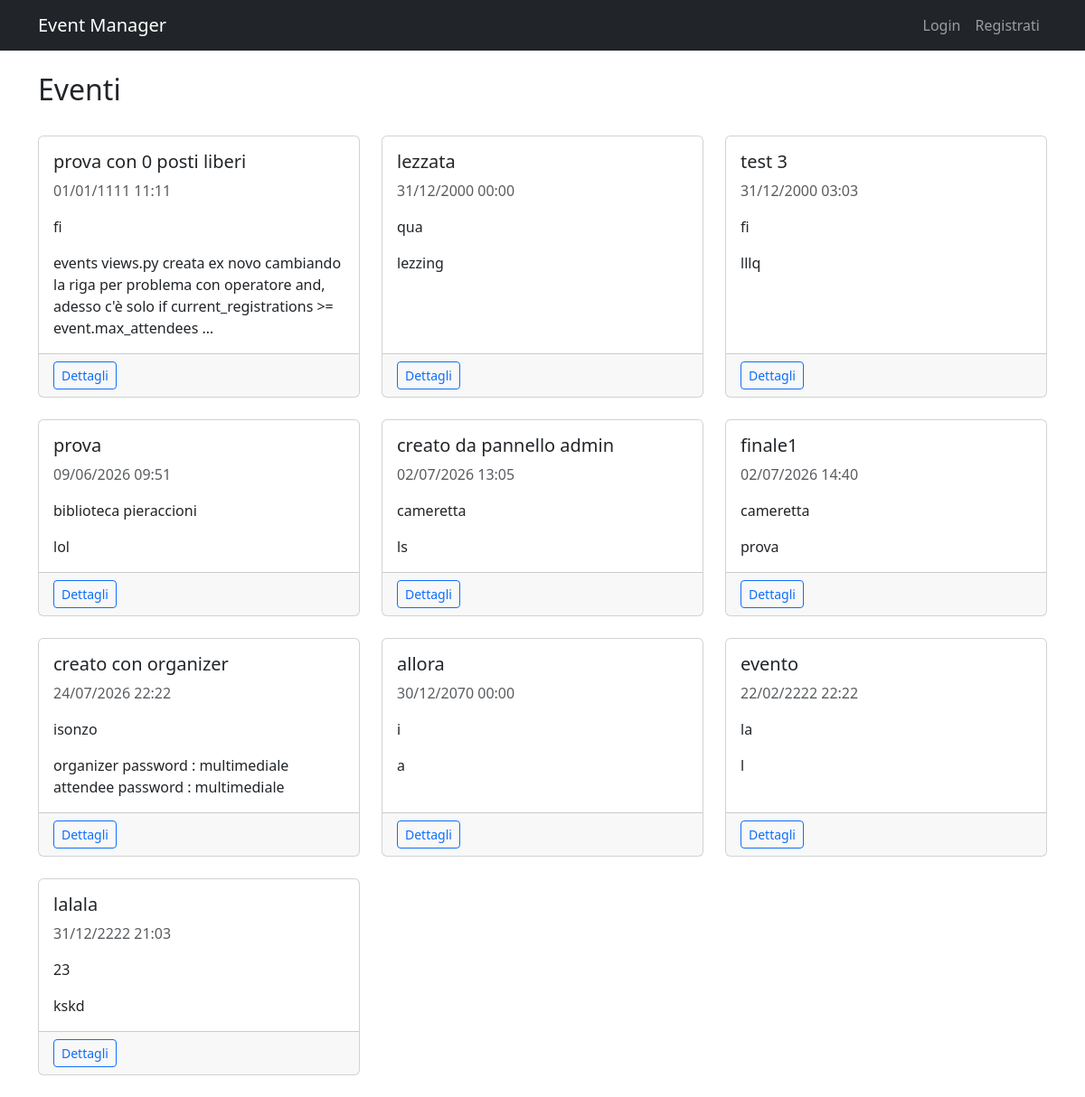
Screenshot of /events/ with the database file from the repository.
### events/models.py (models this page shows, shortened)
class Event(models.Model):
    title = models.CharField(max_length=200)
    description = models.TextField()
    date = models.DateTimeField()
    location = models.CharField(max_length=200)
    organizer = models.ForeignKey(
        settings.AUTH_USER_MODEL,
        on_delete=models.CASCADE,
        related_name='organized_events'
    )
    max_attendees = models.PositiveIntegerField(default=0)
    created_at = models.DateTimeField(auto_now_add=True)

### events/views.py (the view)
# urls.py: path('', views.event_list, name='event_list'),
def event_list(request):
    events = Event.objects.all().order_by('date')
    return render(request, 'events/event_list.html', {'events': events})

### templates/events/event_list.html (shortened to what this page needs)
{% extends 'base.html' %}
{% block content %}
<div class="d-flex justify-content-between align-items-center mb-4">
    <h2>Eventi</h2>
</div>
{% if events %}
    <div class="row">
        {% for event in events %}
            <div class="col-md-4 mb-4">
                <div class="card h-100">
                    <div class="card-body">
                        <h5 class="card-title">{{ event.title }}</h5>
                        <p class="card-text text-muted">{{ event.date|date:"d/m/Y H:i" }}</p>
                        <p class="card-text">{{ event.location }}</p>
                        <p class="card-text">{{ event.description|truncatewords:20 }}</p>
                    </div>
                    <div class="card-footer">
                        <a href="{% url 'event_detail' event.pk %}" class="btn btn-outline-primary btn-sm">Dettagli</a>
                    </div>
                </div>
            </div>
        {% endfor %}
    </div>
{% else %}
    <p class="text-muted">Nessun evento disponibile al momento.</p>
{% endif %}
{% endblock %}

### templates/base.html (shortened to what this page needs)
<!DOCTYPE html>
<html lang="it">
<head>
    <link href="https://cdn.jsdelivr.net/npm/bootstrap@5.3.0/dist/css/bootstrap.min.css" rel="stylesheet">
</head>
<body>
    <nav class="navbar navbar-expand-lg navbar-dark bg-dark">
        <div class="container">
            <a class="navbar-brand" href="/">Event Manager</a>
            <div class="navbar-nav ms-auto">
                {% if user.is_authenticated %}
    <span class="navbar-text text-light me-3">Ciao, {{ user.username }}</span>
    {% if user.is_attendee %}
        <a class="nav-link" href="{% url 'my_registrations' %}">I miei eventi</a>
    {% endif %}
        <a class="nav-link" href="{% url 'logout' %}">Logout</a>
    {% else %}
        <a class="nav-link" href="{% url 'login' %}">Login</a>
        <a class="nav-link" href="{% url 'register' %}">Registrati</a>
    {% endif %}
            </div>
        </div>
    </nav>
    <div class="container mt-4">
        {% block content %}{% endblock %}
    </div>
</body>
</html>

### rows the page displays
Event: title "prova con 0 posti liberi", date "01/01/1111 11:11", location "fi", description "events views.py creata ex novo cambiando la riga per problema con operatore and, adesso c'è solo if current_registrations >= event.max_attendees …"
Event: title "lezzata", date "31/12/2000 00:00", location "qua", description "lezzing"
Event: title "test 3", date "31/12/2000 03:03", location "fi", description "lllq"
Event: title "prova", date "09/06/2026 09:51", location "biblioteca pieraccioni", description "lol"
Event: title "creato da pannello admin", date "02/07/2026 13:05", location "cameretta", description "ls"
Event: title "finale1", date "02/07/2026 14:40", location "cameretta", description "prova"
Event: title "creato con organizer", date "24/07/2026 22:22", location "isonzo", description "organizer password : multimediale attendee password : multimediale"
Event: title "allora", date "30/12/2070 00:00", location "i", description "a"
Event: title "evento", date "22/02/2222 22:22", location "la", description "l"
Event: title "lalala", date "31/12/2222 21:03", location "23", description "kskd"
